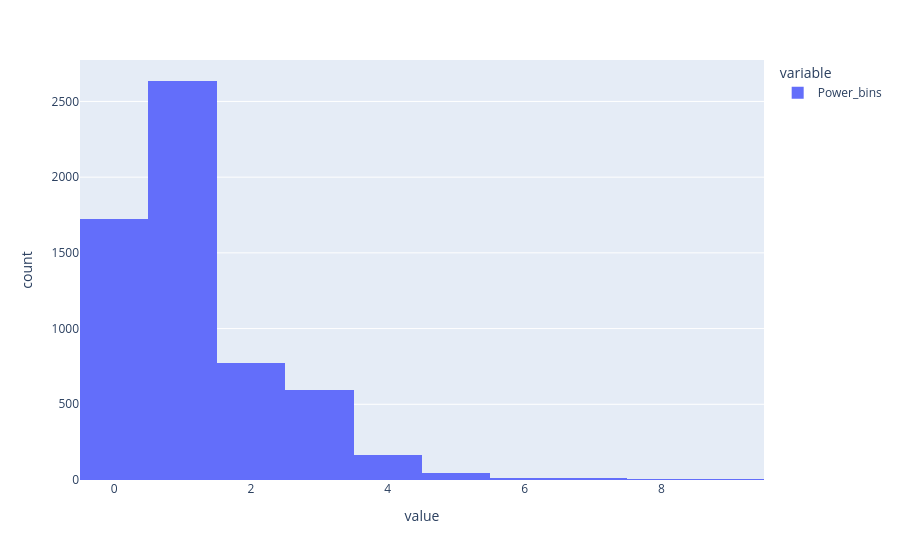

Notebook cell for this chart:
### Code cell
px.histogram(data['Power_bins'])

### Figure 1 — Plotly figure (JSON) as saved in the notebook; plotly's stock layout.template omitted (floating-point values rounded to 4 significant figures; data arrays with more than 128 entries replaced by an {"elided": "..."} marker saying what was removed)
{"data": [{"bingroup": "x", "hovertemplate": "variable=Power_bins<br>value=%{x}<br>count=%{y}<extra></extra>", "legendgroup": "Power_bins", "marker": {"color": "#636efa", "pattern": {"shape": ""}}, "name": "Power_bins", "orientation": "v", "showlegend": true, "type": "histogram", "x": {"elided": "5975 int values"}, "xaxis": "x", "yaxis": "y"}], "layout": {"barmode": "relative", "legend": {"title": {"text": "variable"}, "tracegroupgap": 0}, "margin": {"t": 60}, "xaxis": {"anchor": "y", "domain": [0, 1], "title": {"text": "value"}}, "yaxis": {"anchor": "x", "domain": [0, 1], "title": {"text": "count"}}}}
